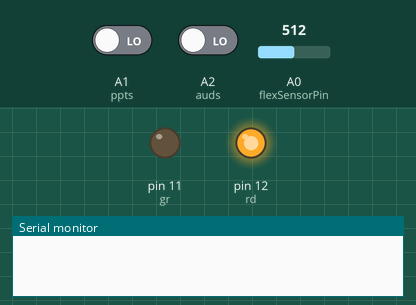
The sketch below on a simulated Arduino Uno, built with avr-gcc and run on an emulated ATmega328P. Shown: output pins drawn as LEDs (lit = HIGH), the last lines printed to the serial monitor. Inputs (shaded band) come from the test bench; at power-on: A0 (flexSensorPin) = 512, A1 (ppts) LOW, A2 (auds) LOW.

Above: at 1.2 s.
1.3 s: A0 (flexSensorPin) set to 368
2.8 s: A0 (flexSensorPin) set to 339
At 3.7 s:
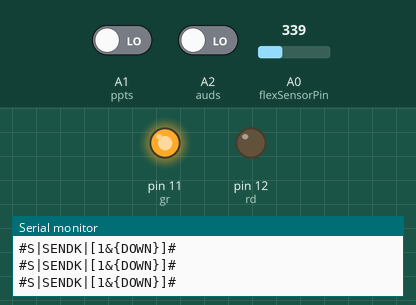
8.2 s: A0 (flexSensorPin) set to 511
At 8.8 s:
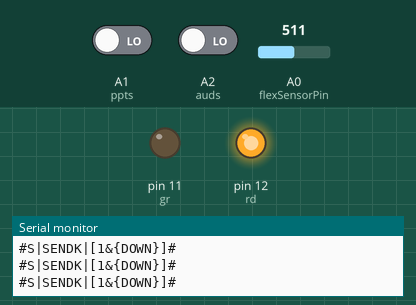
9.8 s: A0 (flexSensorPin) set to 306
At 10.3 s:
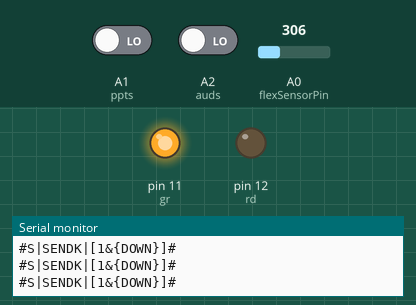
Timing chart, 0 to 12.3 s (numbered marks = the images above; inputs shaded):
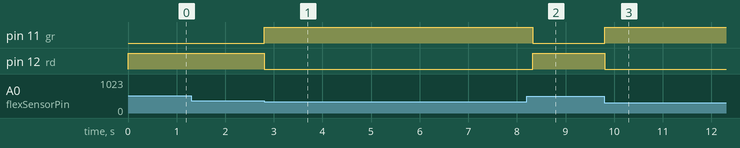

Measured:
- the behaviour switches between 357 and 356 on A0 (flexSensorPin) (found by bisection; images 0 and 1)
- after the input at 1.3 s, every drawn part: stays the same
- after the input at 2.8 s, pin 11 (gr): LOW → HIGH at once; pin 12 (rd): HIGH → LOW at once
- after the input at 8.2 s, pin 11 (gr): HIGH → LOW after 0.13 s; pin 12 (rd): LOW → HIGH after 0.13 s
- after the input at 9.8 s, pin 11 (gr): LOW → HIGH at once; pin 12 (rd): HIGH → LOW at once

The sketch:

sketch_mar12a.ino
```cpp
int gr = 11;
int rd = 12;
int ppts = A1;
int auds = A2;
int flexSensorPin = A0;
int x=0,ppt,aud,flex,bg1=0,bg2=0;


void setup(){
pinMode(gr,OUTPUT);
pinMode(rd,OUTPUT);
pinMode(ppts,INPUT);
pinMode(auds,INPUT);
Serial.begin(9600);
}

void scheck(){
    if(digitalRead(ppts)==1){ppt=1;}
    if(digitalRead(auds)==1){aud=1;}
    if(digitalRead(ppts)==0){ppt=0;}
    if(digitalRead(auds)==0){aud=0;}
}

void flexread(){
  int flexSensorReading = analogRead(flexSensorPin);
  int flex = map(flexSensorReading, 280, 430, 0, 100);
  if(flex>50){digitalWrite(gr,LOW);
            digitalWrite(rd,HIGH); x=0;}
  if(flex<=50){digitalWrite(rd,LOW);
            digitalWrite(gr,HIGH); x=1;}
  }

  void pptrun(){
    if(x==1&&bg1==1&&aud==0){Serial.println("#S|SENDK|[0&{DOWN}]#");delay(375);}
    if(x==1&&bg1==1&&aud==1){Serial.println("#S|SENDK|[0&{UP}]#");delay(375);}
    if(x==1&&bg1==0){Serial.println("#S|ASD|[]#");bg1=1;delay(500);}
  }

  void audrun(){
    if(x==1&&bg2==1&&aud==0){Serial.println("#S|SENDK|[1&{DOWN}]#");delay(225);}
    if(x==1&&bg2==1&&aud==1){Serial.println("#S|SENDK|[1&{UP}]#");delay(225);}
    if(x==1&&bg2==0){Serial.println("#S|ASDF|[]#");bg2=1;delay(100);}
  }


void loop(){
  scheck();
  flexread();
    if(ppt==1){pptrun();}
    if(ppt==0){audrun();}
    delay(10);
  }
```
